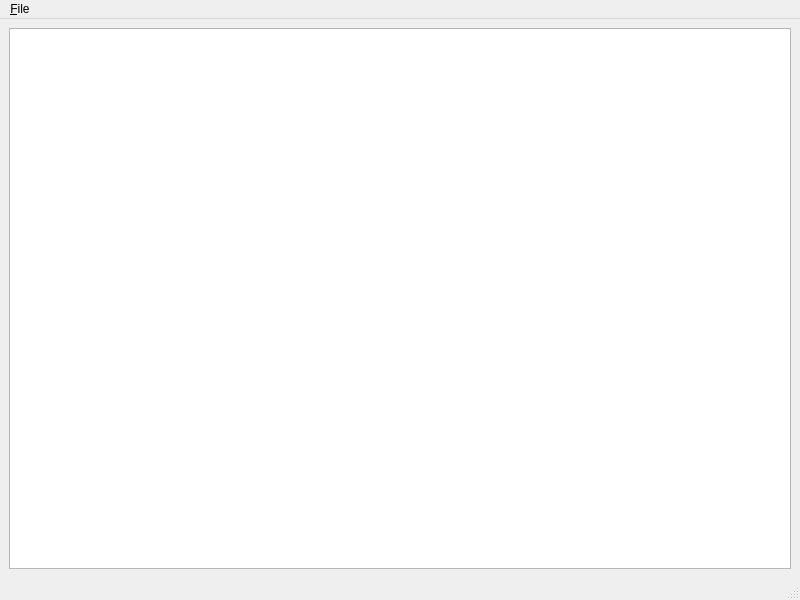
<?xml version="1.0" encoding="UTF-8"?>
<ui version="4.0">
 <class>MainWindow</class>
 <widget class="QMainWindow" name="MainWindow">
  <property name="geometry">
   <rect>
    <x>0</x>
    <y>0</y>
    <width>800</width>
    <height>600</height>
   </rect>
  </property>
  <property name="windowTitle">
   <string>Power Editor</string>
  </property>
  <widget class="QWidget" name="centralwidget">
   <layout class="QVBoxLayout" name="verticalLayout">
    <item>
     <widget class="QPlainTextEdit" name="plainTextEdit"/>
    </item>
   </layout>
  </widget>
  <widget class="QMenuBar" name="menubar">
   <property name="geometry">
    <rect>
     <x>0</x>
     <y>0</y>
     <width>800</width>
     <height>22</height>
    </rect>
   </property>
   <widget class="QMenu" name="menuFile">
    <property name="title">
     <string>&amp;File</string>
    </property>
    <addaction name="actionSave"/>
    <addaction name="actionLoad"/>
    <addaction name="separator"/>
    <addaction name="actionQuit"/>
   </widget>
   <addaction name="menuFile"/>
  </widget>
  <widget class="QStatusBar" name="statusbar"/>
  <action name="actionSave">
   <property name="text">
    <string>&amp;Save</string>
   </property>
  </action>
  <action name="actionLoad">
   <property name="text">
    <string>L&amp;oad</string>
   </property>
  </action>
  <action name="actionQuit">
   <property name="text">
    <string>&amp;Quit</string>
   </property>
   <property name="shortcut">
    <string>Ctrl+Q</string>
   </property>
  </action>
 </widget>
 <resources/>
 <connections/>
</ui>
